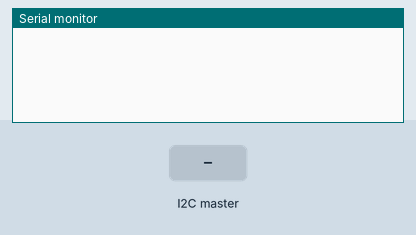
Simulated run of this sketch. Board: Arduino Uno, built with avr-gcc and run on an emulated ATmega328P. On the bench: the last lines printed to the serial monitor. The test bench sets the inputs (shaded band).

Above: at 1.2 s.
1.3 s: the I2C master sends the byte 1
At 1.9 s:
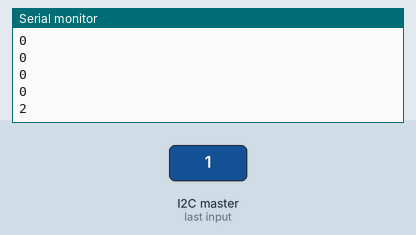
2.8 s: the I2C master sends the byte 0
4.3 s: the I2C master sends the byte 2
5.8 s: the I2C master sends the byte 90
At 6.6 s:
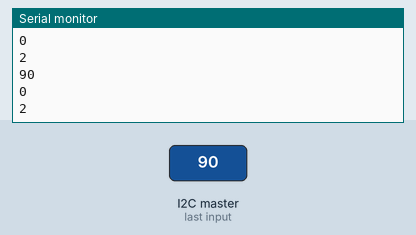
7.3 s: the I2C master sends the byte 200
At 7.8 s:
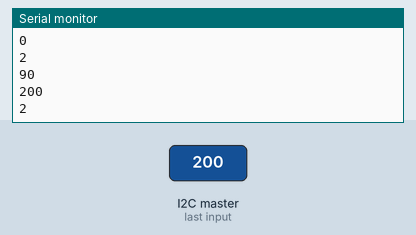
Timing chart, 0 to 9.8 s (numbered marks = the images above; inputs shaded):
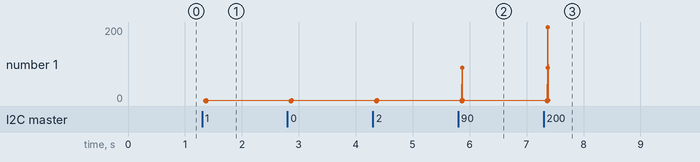

Measured:
- after the input at 1.3 s, the serial monitor: prints a new line at once (image 1)
- after the input at 5.8 s, the serial monitor: prints a new line at once (image 2)
- after the input at 7.3 s, the serial monitor: prints a new line at once (image 3)

The sketch:

testSlave.ino
```cpp
#include <Wire.h>
#include <avr/sleep.h>

uint8_t received_measurements[5];
int last_received;
int index = 0;

const int alarmPin = 4;

void setup() {
  Serial.begin(9600);
  Wire.begin(5);
  Wire.onReceive(on_receiveEvent);
  //enter_sleep();
}
void enter_sleep() {
  sleep_enable();                       // Enabling sleep mode
  set_sleep_mode(SLEEP_MODE_PWR_DOWN);  // Setting the sleep mode, in this case full sleep

  noInterrupts();                       // Disable interrupts
  attachInterrupt(digitalPinToInterrupt(alarmPin), on_alarm, LOW);

  Serial.println("Going to sleep!");    // Print message to serial monitor
  Serial.flush();                       // Ensure all characters are sent to the serial monitor

  interrupts();                         // Allow interrupts again
  sleep_cpu();                          // Enter sleep mode

  /* The program will continue from here when it wakes */


  Serial.println("I'm back!");          // Print message to show we're back
}


void on_alarm() {
  sleep_disable();
  detachInterrupt(digitalPinToInterrupt(alarmPin));
}

void on_receiveEvent(int howMany) {
  while (Wire.available())
  {
    last_received = Wire.read();
    received_measurements[index] = last_received;
    index++;
    Serial.print("receicing: ");
    Serial.println(char(last_received));
  }
  Serial.println("sending done, view received_measurements");
  for (int i = 0; i <= sizeof(received_measurements)-1; i++) {
    Serial.println(received_measurements[i]);
    //received_measurements[i] = 0;
  }
  if(int(received_measurements[0]) == 0){
    Serial.println("1");
  }
  else{
    Serial.println("2");
  }

}
void loop() {}
```
